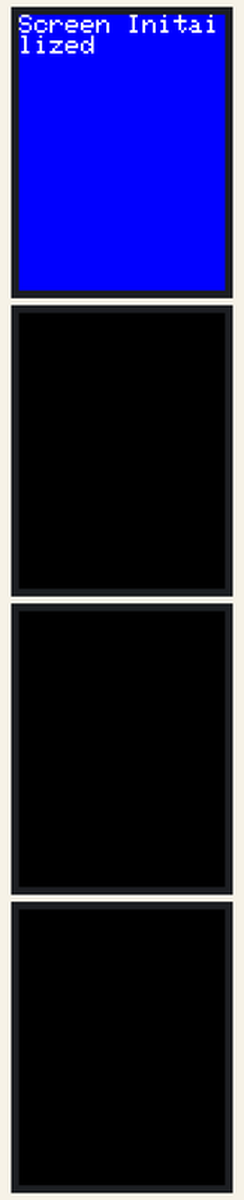
The sketch below on a simulated Arduino Mega 2560, built with avr-gcc and run on an emulated ATmega2560. Shown: 4 × 240×320 colour display. What the sketch prints to the serial monitor is not drawn.

Above: at 0.3 s.

The sketch:

sketch_dec8a.ino
```cpp
// IMPORTANT: ELEGOO_TFTLCD LIBRARY MUST BE SPECIFICALLY
// CONFIGURED FOR EITHER THE TFT SHIELD OR THE BREAKOUT BOARD.
// SEE RELEVANT COMMENTS IN Elegoo_TFTLCD.h FOR SETUP.
//Technical support:goodtft@163.com

#include <Elegoo_GFX.h>    // Core graphics library
#include <Elegoo_TFTLCD.h> // Hardware-specific library
#include <SD.h>
#include <SPI.h>


// The control pins for the LCD can be assigned to any digital or
// analog pins...but we'll use the analog pins as this allows us to
// double up the pins with the touch screen (see the TFT paint example).
#define LCD_CS A3 // Chip Select goes to Analog 3
#define LCD_CD A2 // Command/Data goes to Analog 2
#define LCD_WR A1 // LCD Write goes to Analog 1
#define LCD_RD A0 // LCD Read goes to Analog 0
#define PIN_SD_CS 53 // Elegoo SD shields and modules: pin 10

#define LCD_RESET A4 // Can alternately just connect to Arduino's reset pin

#define LCD_RESET2 A9
#define LCD_CS2 A8 // Chip Select goes to Analog 3
#define LCD_CD2 A7 // Command/Data goes to Analog 2
#define LCD_WR2 A6 // LCD Write goes to Analog 1
#define LCD_RD2 A5 // LCD Read goes to Analog 0


#define LCD_RESET3 A14
#define LCD_CS3 A13 // Chip Select goes to Analog 3
#define LCD_CD3 A12 // Command/Data goes to Analog 2
#define LCD_WR3 A11 // LCD Write goes to Analog 1
#define LCD_RD3 A10 // LCD Read goes to Analog 0

// When using the BREAKOUT BOARD only, use these 8 data lines to the LCD:
// For the Arduino Uno, Duemilanove, Diecimila, etc.:
//   D0 connects to digital pin 8  (Notice these are
//   D1 connects to digital pin 9   NOT in order!)
//   D2 connects to digital pin 2
//   D3 connects to digital pin 3
//   D4 connects to digital pin 4
//   D5 connects to digital pin 5
//   D6 connects to digital pin 6
//   D7 connects to digital pin 7
// For the Arduino Mega, use digital pins 22 through 29
// (on the 2-row header at the end of the board).

// Assign human-readable names to some common 16-bit color values:
#define	BLACK   0x0000
#define	BLUE    0x001F
#define	RED2     0xF800
#define	GREEN   0x07E0
#define CYAN    0x07FF
#define MAGENTA 0xF81F
#define YELLOW2  0xFFE0
#define WHITE   0xFFFF


#define DARKGREEN 0x03E6
#define DARKDARKGREY 0x528A
#define DARKGREY 0x6B8D
#define LIGHTGREEN 0x7EAA
#define DARKRED 0x8841
#define MEDGREY 0xA534
#define LIGHTGREY 0xD6BA
#define RED 0xEA8A
#define ORANGE 0xFDCA
#define YELLOW 0xFECA

int colorarr[] = {DARKGREEN, DARKDARKGREY,DARKGREY, LIGHTGREEN, DARKRED, MEDGREY, LIGHTGREY,RED,ORANGE,YELLOW};
Elegoo_TFTLCD tft2(LCD_CS2, LCD_CD2, LCD_WR2, LCD_RD2, LCD_RESET2);
Elegoo_TFTLCD tft(LCD_CS, LCD_CD, LCD_WR, LCD_RD, LCD_RESET);
Elegoo_TFTLCD tft3(LCD_CS3, LCD_CD3, LCD_WR3, LCD_RD3, LCD_RESET3);
// If using the shield, all control and data lines are fixed, and
// a simpler declaration can optionally be used:
// Elegoo_TFTLCD tft;

#define MAX_BMP         10                      // bmp file num
#define FILENAME_LEN    20                      // max file name length

//File bmpFile;
#define BUFFPIXEL       60                      // must be a divisor of 240
#define BUFFPIXEL_X3    180                     // BUFFPIXELx3

void LCD_init(Elegoo_TFTLCD screen){
  screen.reset();
  uint16_t identifier = screen.readID();
  if(identifier == 0x9341) {
    Serial.println(F("Found ILI9341 LCD driver"));
  } else if(identifier==0x0101)
  {
      identifier=0x9341;
       Serial.println(F("Found 0x9341 LCD driver"));
  }else {
    Serial.print(F("Unknown LCD driver chip: "));
    Serial.println(identifier, HEX);
    identifier=0x9341;

  }
  screen.begin(identifier);
  screen.fillScreen(BLUE);
  screen.setTextColor(WHITE);
  screen.setTextSize(3);
  screen.println("Screen Initailized");
  delay(1000);
  return;
}
void Directions_1(Elegoo_TFTLCD screen){

  screen.fillScreen(DARKGREY);
  screen.setTextColor(YELLOW);
  screen.setTextSize(5);
  screen.println("PLACE A TILE");
  screen.println("TO BEGIN");
  screen.drawRect(2,127,230,154,YELLOW);
  screen.setCursor(10,125);
  screen.setTextColor(WHITE);
  screen.setTextSize(2);
  screen.println("Power lines carry up to\n   380k Volts!");
  screen.println("This gets transformed\n to just 230 Volts when \n delivered to homes");
}

void Directions_2(Elegoo_TFTLCD screen){

  screen.fillScreen(DARKGREY);
  screen.setTextColor(YELLOW);
  screen.setTextSize(4);
  screen.println("PLACE A TILE");
  screen.println("TO BEGIN");
  screen.fillRect(1,127,240,112,WHITE);
  screen.setCursor(16,133);
  screen.setTextColor(DARKGREY);
  screen.setTextSize(3);
  screen.println("3 Phase power uses 3\n power lines for high \n power density at the \n same amperage.");
  screen.setCursor(16,255);
  screen.setTextColor(LIGHTGREY);
  screen.setTextSize(2);
  screen.println("PLACE A TILE ON THE 3 PHASE LINE TO\n SEE WHAT 3 PHASE IS USED FOR");

}
void Directions_3(Elegoo_TFTLCD screen){

  screen.fillScreen(DARKGREY);
  screen.setTextColor(YELLOW);
  screen.setTextSize(4);
  screen.println("PLACE A TILE");
  screen.println("TO BEGIN");
  screen.drawLine(14, 115, 226, 115, YELLOW);
  screen.drawLine(14, 293, 226, 293, YELLOW);
  screen.setCursor(20,145);
  screen.setTextColor(LIGHTGREY);
  screen.setTextSize(2);
  screen.println("Power consumers and\n   producers can be\n placed on the same line\n to form a smaller power\n      grid");

}

void tft_call(Elegoo_TFTLCD screen, String message){
screen.fillScreen(BLUE);
screen.setTextColor(WHITE);    screen.setTextSize(1);
screen.println(message);
return;
}
void clearscreen(Elegoo_TFTLCD screen){
  screen.fillScreen(BLACK);
}


void setup(void) {
  Serial.begin(9600);
  LCD_init(tft);
  LCD_init(tft2);
  LCD_init(tft3);
  delay(1000);
}

void loop(void) {

  tft.begin(0x9341);
  tft.fillScreen(BLACK);
  Directions_1(tft);
  delay(1000);
  tft2.begin(0x9341);
  tft2.fillScreen(BLACK);
  Directions_2(tft2);
  delay(1000);
  tft3.begin(0x9341);
  tft3.fillScreen(BLACK);
  Directions_3(tft3);
  delay(1000);

}
```
